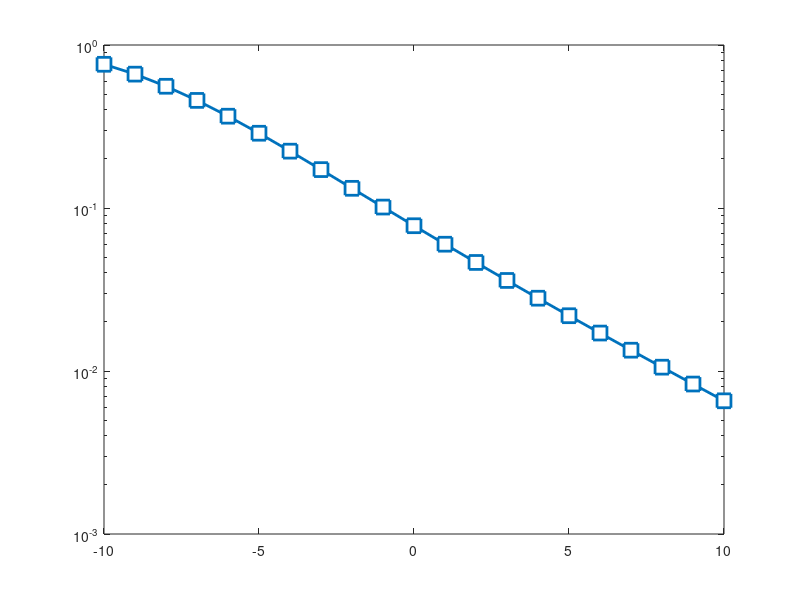

This chart was generated by the following MATLAB code: (Note: this script raises an error after producing the figure.)
%% Paper: Finite Blocklength Information Theory: What is the
%% Practical Impact on Wireless Communications? 
close all; clear; clc

%% Simulation Parameters
N = 56;             % packet length
K = [2 15];
R = [0.2 0.8];
T = N/2;
SNR_dB = -10:10;
SNR = 10.^(SNR_dB./10);

for k=1:length(K)
    for r=1:length(R)
        for s=1:length(SNR)
            C = @(x1) log2(1+x1);
            V = @(x2) ((log2(exp(1))).^2).*x2.*(x2+2)./(2.*(x2 + 1).^2);
            SNR0 = 2^R(r) - 1;
            Pt1 = @(x6) qfunc(sqrt(N./V(x6)).*(C(x6)-R(r)));
            Pt2 = @(x4) (1/2)*(sqrt(2*(1+K(k))./SNR(s))^2).*exp(-(sqrt(2*K(k))^2 + x4.*sqrt(2*(1+K(k))./SNR(s))^2)/2).*besseli(0, sqrt(2*K(k))*sqrt(2*(1+K(k))./SNR(s))*sqrt(x4));
            PDFav = @(x5) Pt1(x5).*Pt2(x5);
            AvgError(k,r,s) = integral(PDFav,0,50);
            Out(k,r,s) = 1 - marcumq(sqrt(2*K(k)),sqrt(2*SNR0*(1+K(k))/SNR(s)));
        end
    end
end


AvgError_K2R2(1,:) = AvgError(1,1,:);
AvgError_K2R8(1,:) = AvgError(1,2,:);
AvgError_K15R2(1,:) = AvgError(2,1,:);
AvgError_K15R8(1,:) = AvgError(2,2,:);

Out_K2R2(1,:) = Out(1,1,:);
Out_K2R8(1,:) = Out(1,2,:);
Out_K15R2(1,:) = Out(2,1,:);
Out_K15R8(1,:) = Out(2,2,:);

figure(1)
semilogy(SNR_dB,AvgError_K2R2,'-s','Color',[0 0.4470 0.7410],'LineWidth',2,'MarkerSize',10,'MarkerFaceColor','w')
hold on
semilogy(SNR_dB,AvgError_K2R8,'-X','Color',[0 0.4470 0.7410],'LineWidth',2,'MarkerSize',10,'MarkerFaceColor','w')
semilogy(SNR_dB,AvgError_K15R2,'-*','Color',[0 0.4470 0.7410],'LineWidth',2,'MarkerSize',10,'MarkerFaceColor','w')
hold on
semilogy(SNR_dB,AvgError_K15R8,'-o','Color',[0 0.4470 0.7410],'LineWidth',2,'MarkerSize',10,'MarkerFaceColor','w')
semilogy(SNR_dB,Out_K2R2,'--s','Color',[0.8500 0.3250 0.0980],'LineWidth',2,'MarkerSize',10,'MarkerFaceColor','w')
semilogy(SNR_dB,Out_K2R8,'--X','Color',[0.8500 0.3250 0.0980],'LineWidth',2,'MarkerSize',10,'MarkerFaceColor','w')
semilogy(SNR_dB,Out_K15R2,'--*','Color',[0.8500 0.3250 0.0980],'LineWidth',2,'MarkerSize',10,'MarkerFaceColor','w')
semilogy(SNR_dB,Out_K15R8,'--o','Color',[0.8500 0.3250 0.0980],'LineWidth',2,'MarkerSize',10,'MarkerFaceColor','w')
hold off
grid on;
ax = gca;
ax.YAxis.FontSize = 12; %for y-axis 
ay = gca;
ay.XAxis.FontSize = 12; %for y-axis
legend('NA Probability (R=0.2, K=2)','NA Probability (R=0.8, K=2)','NA Probability (R=0.2, K=15)','NA Probability (R=0.8, K=15)','Outage Probability (R=0.2, K=2)','Outage Probability (R=0.8, K=2)','Outage Probability (R=0.2, K=15)','Outage Probability (R=0.8, K=15)','FontSize', 10); 
% legend('NA Probability (R=0.2, K=15)','NA Probability (R=0.8, K=15)','Outage Probability (R=0.2, K=15)','Outage Probability (R=0.8, K=15)','FontSize', 10); 
xlabel('SNR [dB]','FontSize',  16,'Interpreter','latex');  
ylabel('Outage and Non Asymptotic Error Probabilities', 'FontSize',  16,'Interpreter','latex');
% xlim([1 10])
ylim([10^-8 5])